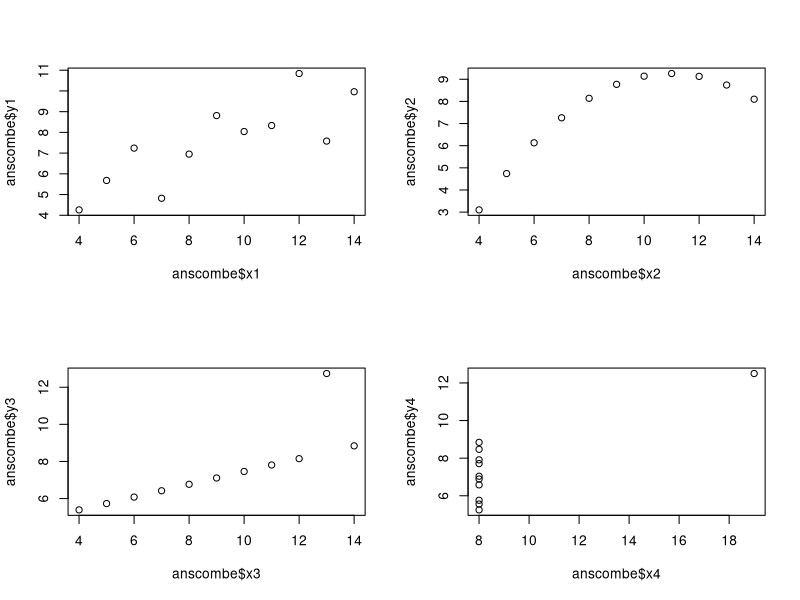
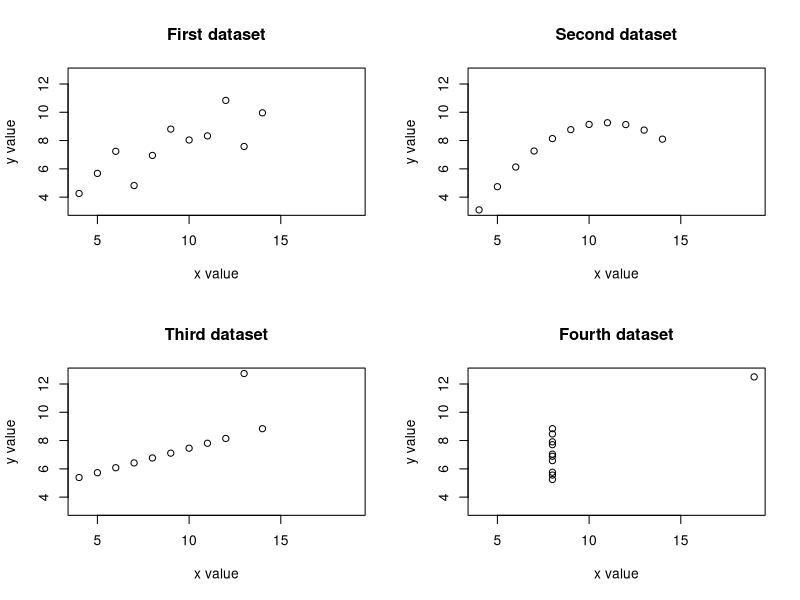

These charts were generated, in order, by the following R code:
#########################################################################

# par function

#View current setting

par()

# Assign the return value from the par() function to plot_pars

plot_pars <- par()

# Display the names of the par() function's list elements

names(plot_pars)

# Display the number of par() function list elements

length(plot_pars)

#########################################################################

#mfrow =c(row,col)

# Creating plot array with mfrow parameter

# Set up a two-by-two plot array

par(mfrow = c(2, 2))

# Plot y1 vs. x1

plot(anscombe$x1, anscombe$y1)

# Plot y2 vs. x2

plot(anscombe$x2, anscombe$y2)

# Plot y3 vs. x3

plot(anscombe$x3, anscombe$y3)

# Plot y4 vs. x4

plot(anscombe$x4, anscombe$y4)

# Define common x and y limits for the four plots

xmin <- min(anscombe$x1, anscombe$x2, anscombe$x3, anscombe$x4)

xmax <- max(anscombe$x1, anscombe$x2, anscombe$x3, anscombe$x4)

ymin <- min(anscombe$y1, anscombe$y2, anscombe$y3, anscombe$y4)

ymax <- max(anscombe$y1, anscombe$y2, anscombe$y3, anscombe$y4)

# Set up a two-by-two plot array

par(mfrow = c(2, 2))

# Plot y1 vs. x1 with common x and y limits, labels & title

plot(anscombe$x1, anscombe$y1,
     
     xlim = c(xmin, xmax),
     
     ylim = c(ymin, ymax),
     
     xlab = "x value", ylab = "y value",
     
     main = "First dataset")

# Do the same for the y2 vs. x2 plot

plot(anscombe$x2, anscombe$y2,
     
     xlim = c(xmin, xmax),
     
     ylim = c(ymin, ymax),
     
     xlab = "x value", ylab = "y value",
     
     main = "Second dataset")

# Do the same for the y3 vs. x3 plot

plot(anscombe$x3, anscombe$y3,
     
     xlim = c(xmin, xmax),
     
     ylim = c(ymin, ymax),
     
     xlab = "x value", ylab = "y value",
     
     main = "Third dataset")

# Do the same for the y4 vs. x4 plot

plot(anscombe$x4, anscombe$y4,
     
     xlim = c(xmin, xmax),
     
     ylim = c(ymin, ymax),
     
     xlab = "x value", ylab = "y value",
     
     main = "Fourth dataset")

############################################################################
